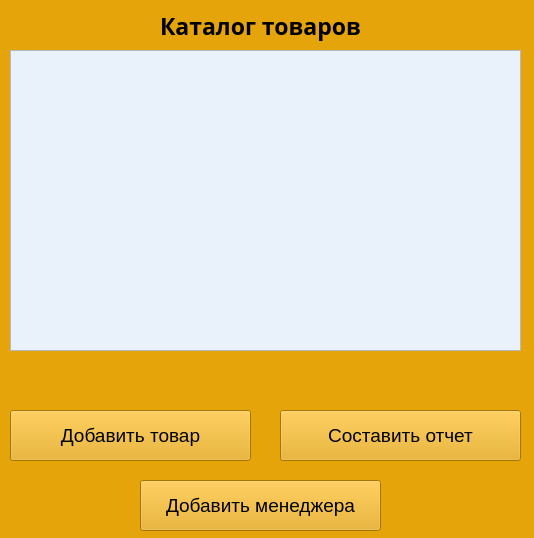
<?xml version="1.0" encoding="UTF-8"?>
<ui version="4.0">
 <class>Admin_window</class>
 <widget class="QWidget" name="Admin_window">
  <property name="geometry">
   <rect>
    <x>0</x>
    <y>0</y>
    <width>534</width>
    <height>538</height>
   </rect>
  </property>
  <property name="windowTitle">
   <string>Добро пожаловать в систему</string>
  </property>
  <property name="styleSheet">
   <string notr="true">background-color: rgb(229, 165, 10);</string>
  </property>
  <widget class="QLabel" name="title_lbl">
   <property name="geometry">
    <rect>
     <x>160</x>
     <y>0</y>
     <width>271</width>
     <height>51</height>
    </rect>
   </property>
   <property name="font">
    <font>
     <family>Open Sans</family>
     <pointsize>17</pointsize>
     <weight>75</weight>
     <italic>false</italic>
     <bold>true</bold>
    </font>
   </property>
   <property name="styleSheet">
    <string notr="true"/>
   </property>
   <property name="text">
    <string>Каталог товаров</string>
   </property>
  </widget>
  <widget class="QPushButton" name="add_product_btn">
   <property name="geometry">
    <rect>
     <x>10</x>
     <y>410</y>
     <width>241</width>
     <height>51</height>
    </rect>
   </property>
   <property name="font">
    <font>
     <pointsize>14</pointsize>
    </font>
   </property>
   <property name="text">
    <string>Добавить товар</string>
   </property>
  </widget>
  <widget class="QLabel" name="label">
   <property name="geometry">
    <rect>
     <x>20</x>
     <y>350</y>
     <width>281</width>
     <height>18</height>
    </rect>
   </property>
   <property name="font">
    <font>
     <pointsize>14</pointsize>
     <weight>75</weight>
     <bold>true</bold>
    </font>
   </property>
   <property name="styleSheet">
    <string notr="true">color: rgb(46, 194, 126);</string>
   </property>
   <property name="text">
    <string/>
   </property>
  </widget>
  <widget class="QTableView" name="tableView">
   <property name="geometry">
    <rect>
     <x>10</x>
     <y>50</y>
     <width>511</width>
     <height>301</height>
    </rect>
   </property>
   <property name="styleSheet">
    <string notr="true">background-color: rgb(233, 241, 250);</string>
   </property>
  </widget>
  <widget class="QPushButton" name="create_report_btn">
   <property name="geometry">
    <rect>
     <x>280</x>
     <y>410</y>
     <width>241</width>
     <height>51</height>
    </rect>
   </property>
   <property name="font">
    <font>
     <pointsize>14</pointsize>
    </font>
   </property>
   <property name="text">
    <string>Составить отчет</string>
   </property>
  </widget>
  <widget class="QPushButton" name="add_product_btn_2">
   <property name="geometry">
    <rect>
     <x>140</x>
     <y>480</y>
     <width>241</width>
     <height>51</height>
    </rect>
   </property>
   <property name="font">
    <font>
     <pointsize>14</pointsize>
    </font>
   </property>
   <property name="text">
    <string>Добавить менеджера</string>
   </property>
  </widget>
 </widget>
 <resources/>
 <connections/>
</ui>
